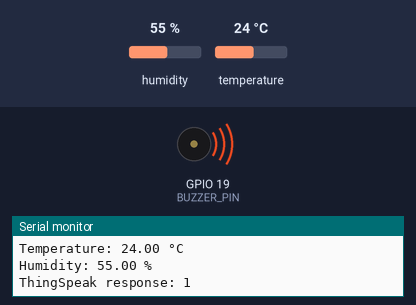
The sketch below on a simulated ESP32. Parts: buzzer (waves = sounding, pin HIGH), the last lines printed to the serial monitor. The inputs (shaded band) are chosen by the test bench; at power-on: humidity 55 %, temperature 24 °C. WiFi joins after 1.5 s; servers stay silent unless stated; web services answer with replies made up by the test bench.

Above: at 1.77 s.
At 9.4 s:
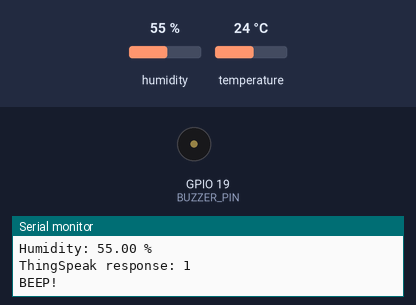
Timing chart, 0 to 21.4 s (numbered marks = the images above):
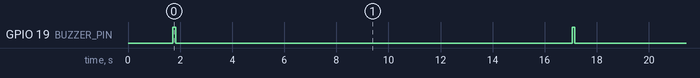

The sketch:

esp32_weather-station.ino
```cpp
#include <WiFi.h>
#include <HTTPClient.h>
#include <DHT.h>

// WiFi
const char* ssid = "YOUR_WIFI_SSID";
const char* password = "YOUR_WIFI_PASSWORD";

// ThingSpeak
const char* server = "http://api.thingspeak.com";
String apiKey = "YOUR_THINGSPEAK_WRITE_API_KEY";

// DHT Sensor
#define DHTPIN 4
#define DHTTYPE DHT11

DHT dht(DHTPIN, DHTTYPE);

// Buzzer
#define BUZZER_PIN 19

void setup() {
  Serial.begin(115200);

  // Start DHT sensor
  dht.begin();

  // Start buzzer
  pinMode(BUZZER_PIN, OUTPUT);
  digitalWrite(BUZZER_PIN, LOW);

  // Connect to WiFi
  WiFi.begin(ssid, password);

  Serial.print("Connecting to WiFi");

  while (WiFi.status() != WL_CONNECTED) {
    delay(500);
    Serial.print(".");
  }

  Serial.println();
  Serial.println("Connected to WiFi");
  Serial.println(WiFi.localIP());
}

void loop() {

  // Read DHT11
  float humidity = dht.readHumidity();
  float temperature = dht.readTemperature();

  if (isnan(humidity) || isnan(temperature)) {
    Serial.println("Failed to read from DHT sensor");
    delay(2000);
    return;
  }

  Serial.print("Temperature: ");
  Serial.print(temperature);
  Serial.println(" °C");

  Serial.print("Humidity: ");
  Serial.print(humidity);
  Serial.println(" %");

  // Send to ThingSpeak
  if (WiFi.status() == WL_CONNECTED) {

    HTTPClient http;

    String url = String(server) +
                 "/update?api_key=" + apiKey +
                 "&field1=" + String(temperature) +
                 "&field2=" + String(humidity);

    http.begin(url);

    int httpCode = http.GET();

    if (httpCode > 0) {

      String response = http.getString();

      Serial.print("ThingSpeak response: ");
      Serial.println(response);

      if (response != "0") {
        digitalWrite(BUZZER_PIN, HIGH);
        delay(100);
        digitalWrite(BUZZER_PIN, LOW);

        Serial.println("BEEP!");
      }

    }
    else {

      Serial.print("HTTP error: ");
      Serial.println(httpCode);

    }

    http.end();
  }

  delay(15000);
}
```

Measured:
- by itself, GPIO 19 (BUZZER_PIN): alternates HIGH for 0.10 s and LOW for 15.2 s
